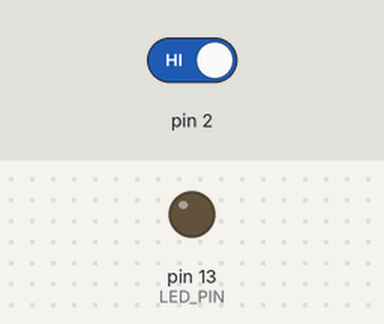
Simulated run of this sketch. Board: Arduino Uno, built with avr-gcc and run on an emulated ATmega328P. Shown: output pins drawn as LEDs (lit = HIGH). Dashed ring = blinking. The test bench sets the inputs (shaded band); at power-on: pin 2 HIGH.

Above: at 1.2 s.
1.3 s: pin 2 driven LOW
At 1.5 s:
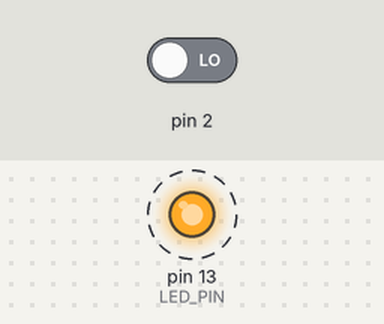
4.3 s: pin 2 driven HIGH
At 4.3 s:
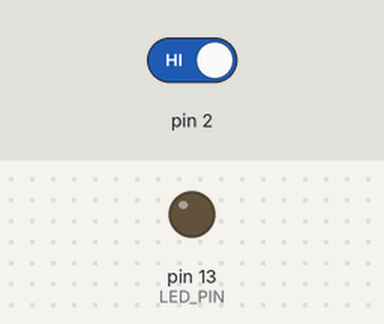
Timing chart, 0 to 7.3 s (numbered marks = the images above; inputs shaded):
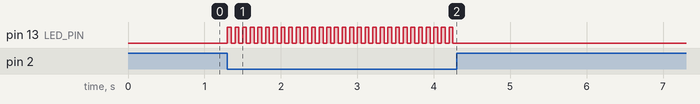

Measured:
- after the input at 1.3 s, pin 13 (LED_PIN): alternates HIGH for 0.05 s and LOW for 0.05 s, starting at once
- after the input at 4.3 s, pin 13 (LED_PIN): stops changing and stays LOW

The sketch:

HK2-4-3.ino
```cpp
const int LED_PIN = 13; //LED_PINを13とする
volatile int output = LOW; //ディジタル出力の値を格納する変数
volatile boolean lock_flag = false; //チャタリング防止用のフラグ
boolean lock_flag2 =false; //タイマーのセットを管理するフラグ
unsigned long pre_time; //前回時点の時刻を格納
unsigned long now_time; //現在時刻を格納

//初期設定
void setup(){
  //ピンモードのセットアップ

  pinMode(LED_PIN,OUTPUT);
  Serial.begin(19200);
  /*
  割り込みに使用するデジタルポートをD2に設定
  割り込みサービスルーチンblinkを実行
  割り込み要因としてスイッチの状態がLOWの時に実行
  */
  attachInterrupt(0, blink, LOW);
}

void loop(){
  now_time = millis(); //起動からの時刻を代入
  //LEDの出力状況を更新
  digitalWrite(LED_PIN, output);
  //割り込み処理が発生したら
  if(lock_flag == true&&lock_flag2 == false){
    pre_time = now_time;
    lock_flag2 =true; //lock_flag2を真にする
  }else if(lock_flag == true && now_time - pre_time >= 50){ //50msたったら、
    //フラグをリセット
    lock_flag = false;
    lock_flag2 = false;
  }
}

void blink(){
  //最初の反応以降は無視するようにする（チャタリング防止)
  if(lock_flag ==false){
  output = !output; //ディジタル出力を反転
  lock_flag = true;
  }
}
```
